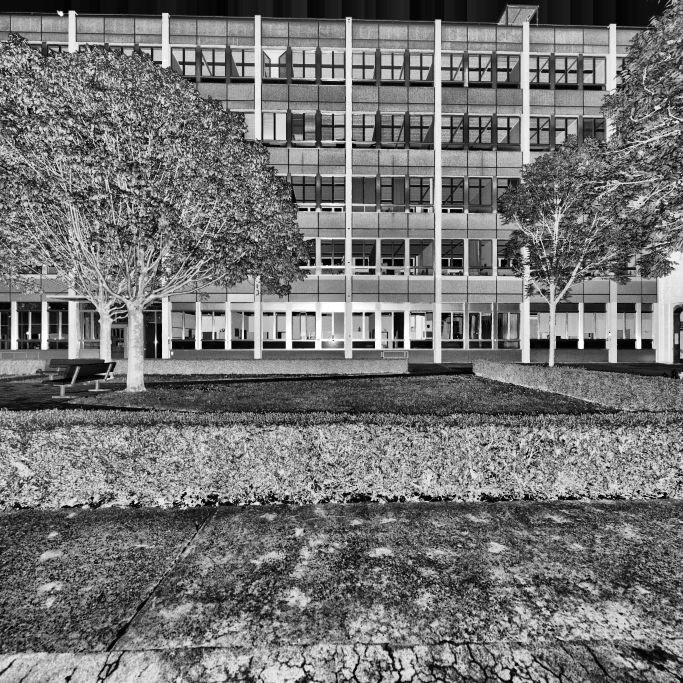
#> input picture test_1_con.png, 2048 x 2048 px, found by its file name (shown at 1/3 size)
$ python split_then_merge.py
#> lines starting #> are read from the running program, lines starting #| are printed output that depends on the picture
import imageio
import numpy as np
import os
import cv2

#
# @brief Partitioning input to an image array with 256x256 pixels, padding size ( (64, 64), (64, 64) )
# @param image_gray 2D Gray image, a numpy array.
# @return partitioned image with shape [r, c, 256, 256]
#
def partition_gray( image_gray ):
    row, col = image_gray.shape

    nrow = (row // 256) * 256 + 512
    rl_padding = (nrow - row) // 2
    rr_padding = nrow - row - rl_padding

    ncol = (col // 256) * 256 + 512
    cl_padding = (ncol - col) // 2
    cr_padding = ncol - col - cl_padding

    nimg = np.pad( image_gray, [(rl_padding, rr_padding), (cl_padding, cr_padding)], mode='reflect' )

    images_gray = []
    rows, cols = (nrow//128) - 1, (ncol//128) - 1
    images_gray = np.zeros( (rows, cols, 256, 256) )
    for r in range( rows ):
        for c in range( cols ):
            images_gray[r][c] = nimg[r*128:r*128+256, c*128:c*128+256]

    return images_gray


#
# @brief Merge
# @param images_rgb The colorized rgb image, 3 channels. shape [r, c, 256, 256, 3], padding size ( (64, 64), (64, 64) ).
# @param row The row resolution to the gray image
# @param col The column resolution to the gray image
# @return Merged image, shape [row, col, 3]
#
def merge( images_rgb, row, col ):
    rows, cols, *_ = images_rgb.shape
    tmp_img = np.zeros( (rows*128, cols*128, 3) )
    for r in range( rows ):
        for c in range( cols ):
            tmp_img[r*128:r*128+128, c*128:c*128+128] = images_rgb[r, c, 64:192, 64:192, :]
    pr = (rows*128 - row) // 2
    pc = (cols*128 - col) // 2
    ans = tmp_img[pr:row+pr, pc:col+pc]
    return ans


#
# @brief partition-colorization-then-merge
# @param image_gray A gray image, a numpy array
# @param gray_output_dir The input dir for the model to read
# @param rgb_input_dir The output dir for the model to produce
# @return A RGB image, a numpy array
#
def do_colorization( image_gray, gray_output_dir='./img_dir', rgb_input_dir='./store_dir/final' ):
    row, col = image_gray.shape
    images_gray = partition_gray( image_gray )

    # serialize gray images
    r, c, *_ = images_gray.shape
    _ig = images_gray.reshape( (r*c, 256, 256) )
    for idx in range( r*c ):
        imageio.imwrite( f'{gray_output_dir}/{str(idx).zfill(8)}.png', np.asarray(_ig[idx], dtype='uint8' ) )

    # gray -> rgb
    # command python3 ./custom_colorize.py --config=configs/colorizer.py --logdir=./coltran/colorizer --img_dir=./img_dir --store_dir=./store_dir --mode=colorize && python3 ./custom_colorize.py --config=./configs/color_upsampler.py --logdir=./coltran/color_upsampler --img_dir=./img_dir --store_dir=./store_dir --gen_data_dir=./store_dir/stage1 --mode=colorize && python ./custom_colorize.py --config=./configs/spatial_upsampler.py --logdir=./coltran/spatial_upsampler --img_dir=./img_dir --store_dir=./store_dir --gen_data_dir=./store_dir/stage2 --mode=colorize
    command = f'python3 ./custom_colorize.py --batch_size=1 --config=configs/colorizer.py --logdir=./coltran/colorizer --img_dir=./img_dir --store_dir=./store_dir --mode=colorize && python3 ./custom_colorize.py --batch_size=1 --config=./configs/color_upsampler.py --logdir=./coltran/color_upsampler --img_dir=./img_dir --store_dir=./store_dir --gen_data_dir=./store_dir/stage1 --mode=colorize && python ./custom_colorize.py --batch_size=1 --config=./configs/spatial_upsampler.py --logdir=./coltran/spatial_upsampler --img_dir=./img_dir --store_dir=./store_dir --gen_data_dir=./store_dir/stage2 --mode=colorize'
    os.system( command )

    # deserialize rgb image
    rgb_images = np.zeros( (r*c, 256, 256, 3 ) )

    for idx in range( r*c ):
        _img = imageio.imread( f'{rgb_input_dir}/{str(idx).zfill(8)}.png' ) # RGBA image ....
        rgb_images[idx] = _img[:,:,:3]

    return merge( np.reshape( rgb_images, (r, c, 256, 256, 3) ), row, col )


def rescale( image ):
    image = image*1.0
    image -= np.amin(image)
    image /= np.amax(image)+1.0e-10
    return np.asarray( image*255.0, dtype='uint8' )


def colorize( input_gray_image_path, output_rgb_image_path, downscale=4 ):
#> called with input_gray_image_path = '/home/feng/Downloads/test_1_con.png', output_rgb_image_path = '/home/feng/Downloads/test_1_con_rgb.png', downscale = 4
    gray_image = imageio.imread( input_gray_image_path )
#> gray_image is the input picture: shape (2048, 2048); min 0, max 255, mean 115.9
    print( f'opened gray image from {input_gray_image_path}, shape is {gray_image.shape}' )
#| opened gray image from /home/feng/Downloads/test_1_con.png, shape is (2048, 2048)

    # pre-processing
    row, col = gray_image.shape
#> row = 2048; col = 2048
    gray_image = cv2.resize( gray_image, dsize=(row//downscale, col//downscale), interpolation=cv2.INTER_CUBIC )
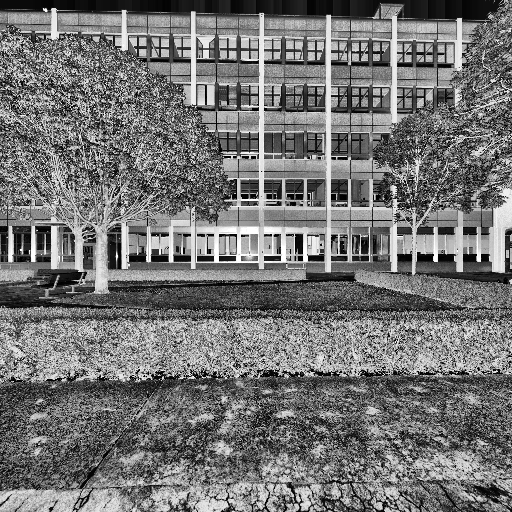
#> gray_image: shape (512, 512); min 0, max 255, mean 115.9
    gray_image = rescale( gray_image )

    imageio.imwrite( output_rgb_image_path, do_colorization( gray_image ) )
#> in partition_gray, `nimg = np.pad( image_gray, [(rl_padding, rr_padding), (cl_padding, cr_..`:
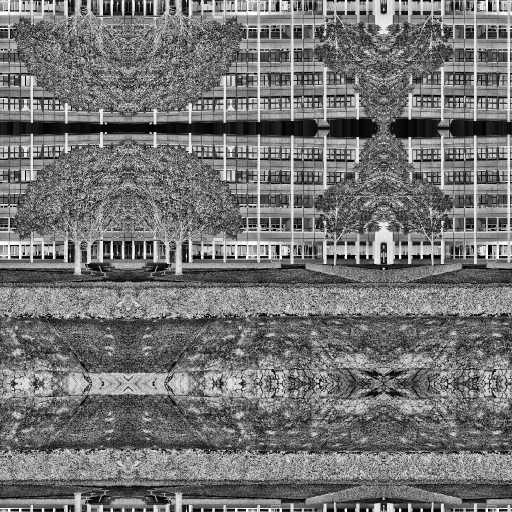
#> nimg: shape (1024, 1024) (shown at 1/2 size); min 0, max 254, mean 115
#> the loop in do_colorization, `for idx in range( r*c ):` made 49 passes
#> pass 1, in do_colorization, `imageio.imwrite( f'{gray_output_dir}/{str(idx).zfill(8)}.png', np.asar..`:
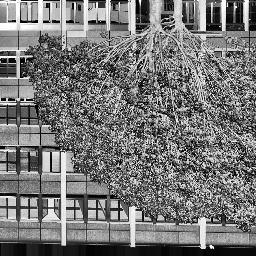
#> saved as 00000000.png: shape (256, 256); min 0, max 254, mean 118.2
#> pass 2, in do_colorization, `imageio.imwrite( f'{gray_output_dir}/{str(idx).zfill(8)}.png', np.asar..`:
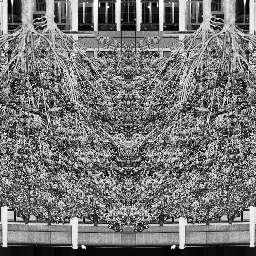
#> saved as 00000001.png: shape (256, 256); min 0, max 254, mean 116.4


if __name__ == '__main__':
    #colorize(  '/home/feng/Downloads/Session4-Job 010- Setup 006-face_1_high_32.png',  '/home/feng/Downloads/Session4-Job 010- Setup 006-face_1_high_32_rgb.png' )
#> (the run stopped early here; a loop or call above may not have finished)
